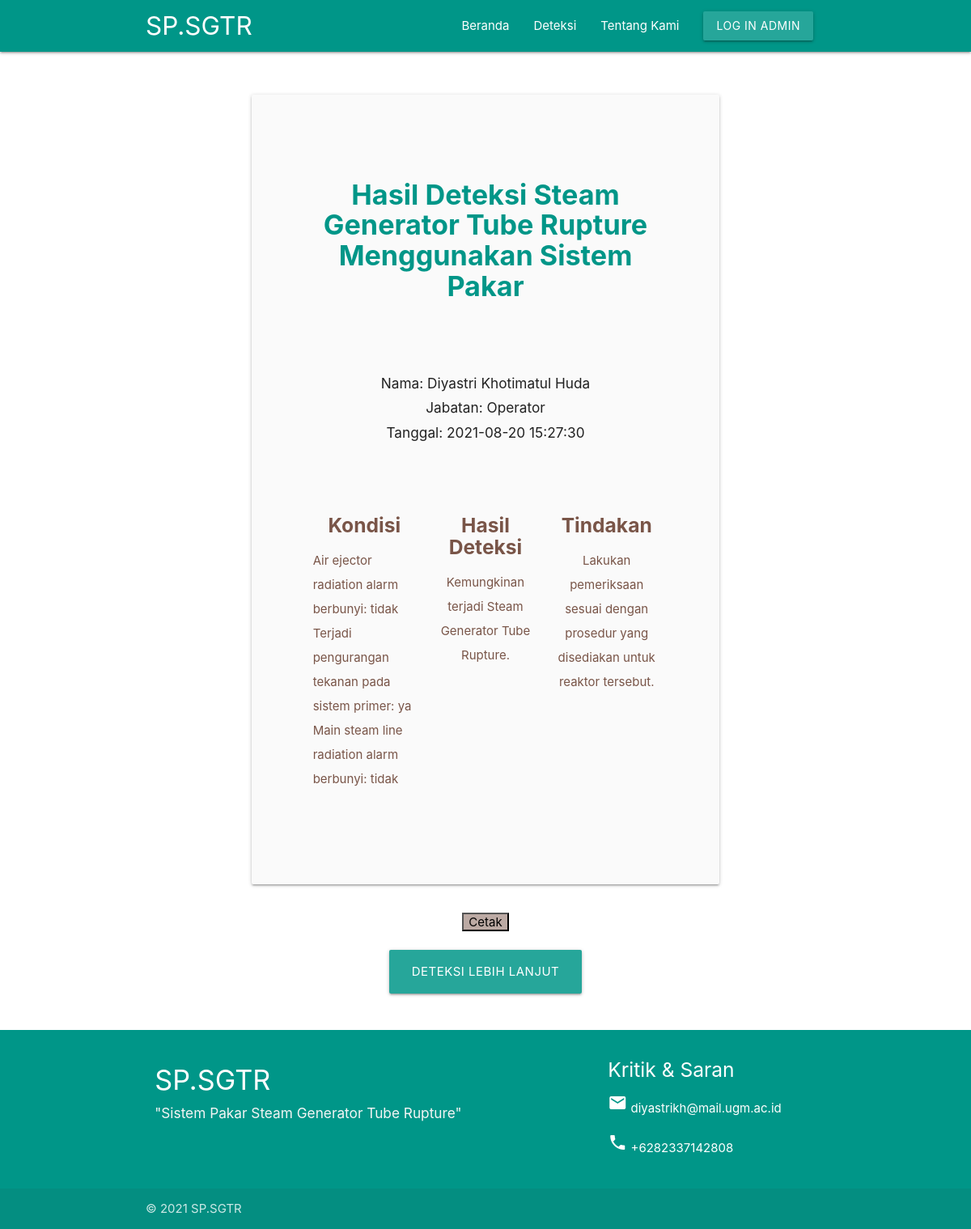
/hasil_deteksi_awal.php, run on an earlier commit of the app's database.
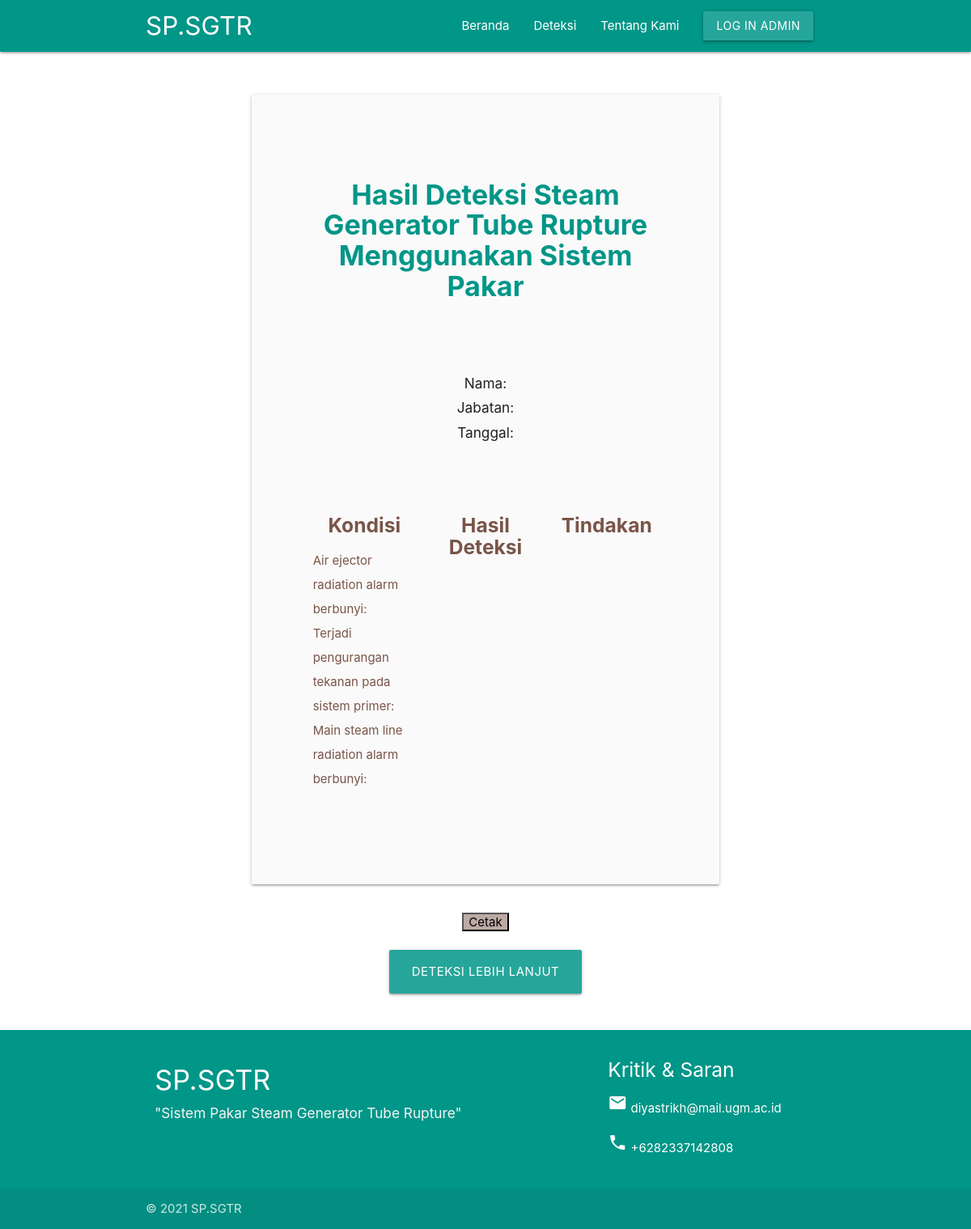
And on a later commit of the database.
### tables this page shows
CREATE TABLE `log_deteksi` (
  `id` int(11) NOT NULL,
  `id_user` int(11) NOT NULL,
  `tanggal` timestamp NOT NULL DEFAULT CURRENT_TIMESTAMP ON UPDATE CURRENT_TIMESTAMP,
  `gpsatu` varchar(70) NOT NULL,
  `gpdua` varchar(70) NOT NULL,
  `gptiga` varchar(70) NOT NULL,
  `kondisi` varchar(100) NOT NULL,
  `tindakan` varchar(100) NOT NULL
);

CREATE TABLE `user` (
  `id` int(11) NOT NULL,
  `nama` varchar(70) NOT NULL,
  `jabatan` varchar(50) NOT NULL
);

### hasil_deteksi_awal.php (the view, shortened to what this page needs)
<!DOCTYPE html>
<html lang="id">
<head>
  <link href="css/materialize.css" type="text/css" rel="stylesheet" media="screen,projection"/>
  <link href="css/style.css" type="text/css" rel="stylesheet" media="screen,projection"/>
</head>
<body>
<?php
  include 'koneksi.php';
  $data = "SELECT * FROM USER INNER JOIN log_deteksi ON user.id = log_deteksi.id_user ORDER BY log_deteksi.id DESC LIMIT 1";
  $hasil = $conn->query($data);
  if ($hasil->num_rows > 0) {
    while ($row = $hasil->fetch_assoc()) {
      $date=$row["tanggal"];
      $nama=$row["nama"];
      $jabatan=$row["jabatan"];
      $gsat=$row['gpsatu'];
      $gdua=$row['gpdua'];
      $gtiga=$row['gptiga'];
      $condition=$row["kondisi"];
      $step=$row["tindakan"];
    }
  }
?>
<?php include('navigation_bar.php'); ?>
<br><br>
<div class="row">
  <div class="col m6 offset-m3">
    <div class="card grey lighten-5">
      <div id="div1" class="container">
        <div class="section">
          <div class="row" >
            <br><br><br>
            <h4 class="center teal-text"><b>Hasil Deteksi Steam Generator Tube Rupture Menggunakan Sistem Pakar</b></h4>
            <br><br><br>
            <h6 class="center-align"><?php echo "Nama: ".$nama ?></h6>
            <h6 class="center-align"><?php echo "Jabatan: ".$jabatan ?></h6>
            <h6 class="center-align"><?php echo "Tanggal: ".$date ?></h6>
            <br><br><br>
            <div class="row">
              <div class="col s12 m4">
                  <div class="center brown-text">
                    <span><h5><b>Kondisi</b></h5></span>
                    <p class="left-align"><?php echo "Air ejector radiation alarm berbunyi: ".$gsat;
                      echo "<br>";
                      echo "Terjadi pengurangan tekanan pada sistem primer: ".$gdua;
                      echo "<br>";
                      echo  "Main steam line radiation alarm berbunyi: ".$gtiga ?></p>
                  </div>
              </div>
              <div class="col s12 m4 offset-8">
                  <div class="center brown-text">
                    <span><h5><b>Hasil Deteksi</b></h5></span>
                    <p><?php echo $condition ?></p>
                  </div>
              </div>
              <div class="col s12 m4 offset-12">
                  <div class="center brown-text">
                    <span><h5><b>Tindakan</b></h5></span>
                    <p><?php echo $step?></p>
                  </div>
              </div>
            </div>
            <br><br>
          </div>
        </div>
      </div>
    </div>
  </div>
</div>
<div class="center">
  <button onclick="printContent('div1')" class="brown lighten-3" style="cursor: pointer;">Cetak</button>
  <br><br>
</div>
<div class="center">
  <a class="waves-effect waves-light btn-large" href="deteksi_lanjutan.php">DETEKSI LEBIH LANJUT</a>
  <br><br><br>
</div>
<?php include('footer.php'); ?>
  </body>
</html>

What changed in the data, as far as the page shows it:
removed log_deteksi: id_user.nama "Diyastri Khotimatul Huda", id_user.jabatan "Operator", tanggal "2021-08-20 15:27:30", gpsatu "tidak", gpdua "ya", gptiga "tidak", kondisi "Kemungkinan terjadi Steam Generator Tube Rupture.", tindakan "Lakukan pemeriksaan sesuai dengan prosedur yang disediakan untuk reaktor tersebut."
